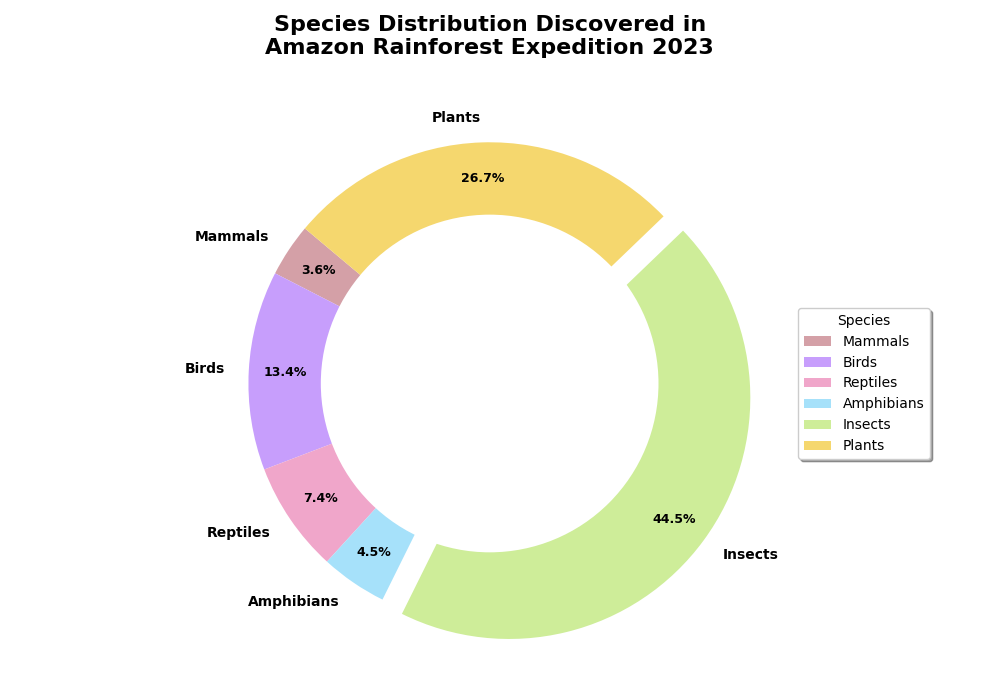

Python code for this plot:
import matplotlib.pyplot as plt
import numpy as np

# Backstory: The pie chart showcases the percentage breakdown of different types of species 
# that were discovered in an unexplored Amazon rainforest sector during an expedition in 2023.
# The data reflects the diversity of flora and fauna found in a small protected region of the rainforest.

# Species categories
species_categories = ['Mammals', 'Birds', 'Reptiles', 'Amphibians', 'Insects', 'Plants']

# Number of discovered species in each category
species_count = [12, 45, 25, 15, 150, 90]

# Define colors with unique colors for better visualization
colors = ['#d4a0a7', '#c79efc', '#f0a6ca', '#a6e1fa', '#ceed99', '#f5d76e']

# Explode to emphasize Insects slice
explode = (0, 0, 0, 0, 0.1, 0)

# Create the figure and the primary subplot
fig, ax = plt.subplots(figsize=(10, 7))

# Pie Chart with detailed percentage
wedges, texts, autotexts = ax.pie(species_count, labels=species_categories, autopct='%1.1f%%', startangle=140,
                                  colors=colors, explode=explode, pctdistance=0.85)

# Customize text for better readability
for text in texts:
    text.set_fontsize(10)
    text.set_weight('bold')
for autotext in autotexts:
    autotext.set_fontsize(9)
    autotext.set_color('black')
    autotext.set_weight('bold')

# Add a circle at the center to transform pie chart into donut chart
centre_circle = plt.Circle((0, 0), 0.70, fc='white')
fig.gca().add_artist(centre_circle)

# Add title and subtitle to provide more context
plt.title("Species Distribution Discovered in\nAmazon Rainforest Expedition 2023",
          fontsize=16, fontweight='bold', pad=20)

# Add a legend with a subtle shadow
plt.legend(wedges, species_categories, title="Species", loc="center left", bbox_to_anchor=(1, 0.5), shadow=True)

# Automatically adjust layout to prevent overlap
plt.tight_layout()

# Show the plot
plt.show()
